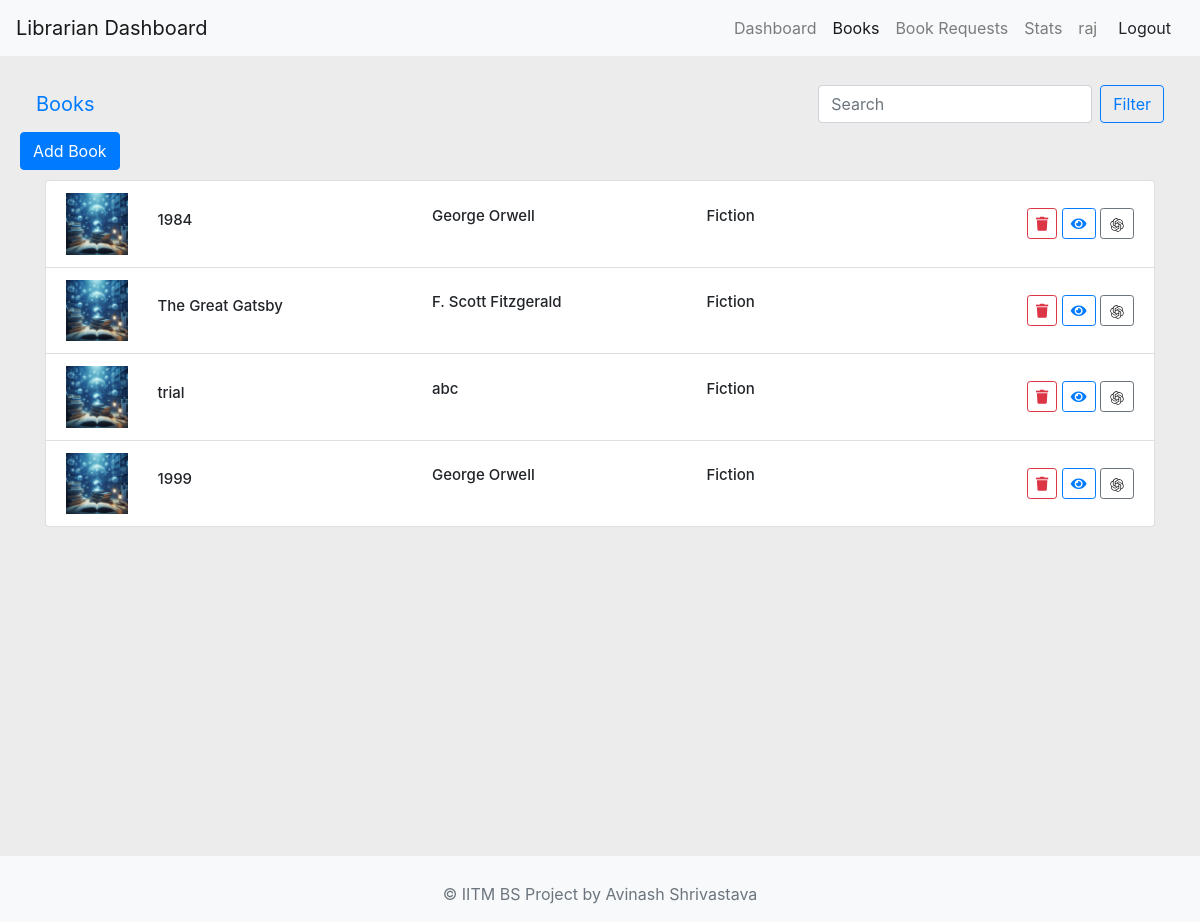
The app's page /lib_book/2/1 with its own data.
### application/models.py (models this page shows)
class User(db.Model):
    id = db.Column(db.Integer, primary_key=True)
    name = db.Column(db.String(100), nullable=False)
    role = db.Column(db.String(20), default = 'user') # librarian or student
    password = db.Column(db.String(100), nullable=False)
    books = db.relationship('Book', backref='users', lazy=True, secondary = 'book_issue') # relationship with Book

class Book(db.Model):
    id = db.Column(db.Integer, primary_key=True)
    name = db.Column(db.String(100), nullable=False)
    content = db.Column(db.LargeBinary, nullable=False)
    authors = db.relationship('Author', secondary='book_author', backref='books', lazy=True) # relationship with Author
    section_id = db.Column(db.Integer, db.ForeignKey('section.id'), nullable=True) # foreign key to Section
    section = db.relationship('Section', backref='books', lazy=True)

class Author(db.Model):
    id = db.Column(db.Integer, primary_key=True)
    name = db.Column(db.String(100), nullable=False)

class Section(db.Model):
    id = db.Column(db.Integer, primary_key=True)
    name = db.Column(db.String(100), nullable=False)
    date_created = db.Column(db.DateTime, nullable=False, default = datetime.now())
    description = db.Column(db.Text, nullable=True)

### application/controllers.py (the view)
@app.route('/lib_book/<int:user_id>/<int:section_id>', methods=['GET', 'POST'])
def lib_book(user_id, section_id):
    books = Book.query.filter_by(section_id = section_id).all()
    section = Section.query.get(section_id)
    user = User.query.get(user_id)
    return render_template('librarian_book.html', books = books,section = section, user = user)

### templates/librarian_book.html (shortened to what this page needs)
<!DOCTYPE html>
<html lang="en">
<head>
  <link rel="stylesheet" href="/static/css/dashboard.css">
  <link rel="stylesheet" href="https://cdn.jsdelivr.net/npm/bootstrap@4.6.2/dist/css/bootstrap.min.css"
>
  <link href="https://cdnjs.cloudflare.com/ajax/libs/font-awesome/5.15.1/css/all.min.css" rel="stylesheet">
</head>
<body>
  <nav class="navbar navbar-expand-md navbar-light bg-light">
    <a class="navbar-brand" href="/librarian">Librarian Dashboard</a>
    <div class="collapse navbar-collapse justify-content-end" id="navbarNavAltMarkup">
      <div class="navbar-nav">
        <a class="nav-link" href="/librarian">Dashboard</a>
        <a class="nav-link active" href="/books/{{user.id}}">Books</a>
        <a class="nav-link" href="/admin_req/{{user.id}}">Book Requests</a>
        <a class="nav-link" href="/userstats">Stats </a>
        <a class="nav-link" href="/userprofile/{{user.id}}">{{user.name}}</a>
      </div>
      <div class="d-flex align-items-center">
        <a  href="/" type="button" class="btn btn-light">Logout</a>
      </div>
    </div>
  </nav>
  <div class="main">
      <div class="navbar">
        <a class="navbar-brand">Books</a>
        <form class="form-inline" action="/search/{{section.id}}/{{user.id}}" method="get">
          <input class="form-control mr-sm-2" type="search" placeholder="Search" aria-label="Search" name="query">
          <button class="btn btn-outline-primary my-2 my-sm-0" type="submit">Filter</button>
        </form>
    </div>
    <div class="book-listings">
      <button type="button" class="btn btn-primary" id="openAddBookModalBtn">Add Book</button>
      {% if books | length != 0 %}
      <div class="container">
        <ul class="list-group">
          {% for book in books %}
          <li class="list-group-item">
            <div class="row align-items-center">
              <div class="col-md-1">
                <img src="/static/images/Designer.jpeg" alt="book-image" class="img-fluid">
              </div>
              <div class="col-md-3">
                <h5 class="book-sec">{{ book.name }}</h5>
              </div>
              <div class="col-md-3">
                {% for author in book.authors %}
                <p class="book-author">{{ author.name }}</p>
                {% endfor %}
              </div>
              <div class="col-md-2">
                <p class="book-sec">{{ section.name }}</p>
              </div>
              <div class="col-md-3 text-right">
                <a href="/delete/{{ book.id }}" class="btn btn-outline-danger btn-sm">
                  <i class="fas fa-trash"></i>
                </a>
                <a href="/view/{{ book.id }}" class="btn btn-outline-primary btn-sm">
                  <i class="fas fa-eye"></i>
                </a>
                <a href="/gemini/{{ book.id }}" class="btn btn-outline-secondary btn-sm">
                </a>
              </div>
            </div>
          </li>
          {% endfor %}
        </ul>
      </div>
      {% endif %}
    </div>
  </div>
  <footer class="footer mt-auto py-3 bg-light">
    <div class="container text-center">
      <span class="text-muted">&copy; IITM BS Project by Avinash Shrivastava</span>
    </div>
  </footer>
</body>
</html>

### static/css/dashboard.css (style rules this page uses)
.main { min-height: 100vh; background: #ececec; padding:20px; }
.book-author { font-size: 15px; font-weight: 500; }
.book-sec { font-size: 15px; font-weight: 500; }
.container { display: flex; align-items: center; justify-content: center }
input { height: 45px; background: transparent; border: none; border-bottom: 1px solid rgba(0,0,0,0.2); outline: none; color: #40414a; padding: 10px; }
.container { margin-top: 10px; }

### records on screen
User: name "raj"
Book: name "1984"
Author: name "George Orwell"
Section: name "Fiction"
Book: name "The Great Gatsby"
Author: name "F. Scott Fitzgerald"
Book: name "trial"
Author: name "abc"
Book: name "1999"
Author: name "George Orwell"
